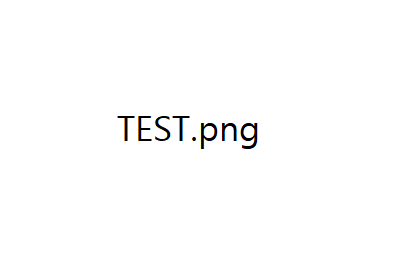
#> input picture Image/test.png, 413 x 271 px
$ python opencv_processing.py
#> lines starting #> are read from the running program, lines starting #| are printed output that depends on the picture; after the words box and inside, x2 and y2 are one past the last pixel; in counts of white or black regions, pixels touching at a corner belong together
import cv2
import numpy as np

img = cv2.imread('test.png') # Read Image
#> img is the input picture: shape (271, 413, 3); mean B, G, R 252.8, 252.8, 252.8

kernel = np.ones((5,5),np.uint8)

# Processing Image Here
imgGray=cv2.cvtColor(img,cv2.COLOR_BGR2GRAY)          # Convert to Gray
imgBlur=cv2.GaussianBlur(imgGray,(7,7),5)             # Convert to Blur
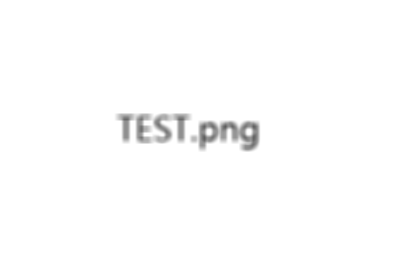
#> imgBlur: shape (271, 413); min 93, max 255, mean 252.8
imgED  =cv2.Canny(imgBlur,150,100)                    # Detect Edges in Image
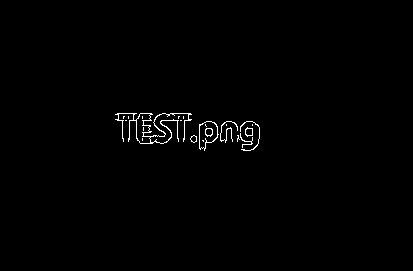
#> imgED: shape (271, 413); 0.78% white in thin lines or dots, all inside (x1, y1, x2, y2) = (115, 113, 260, 151)
imgDia =cv2.dilate(imgED,kernel,iterations=1)         # Dialation = for increase thickness of edge
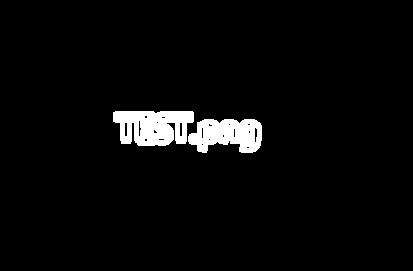
#> imgDia: shape (271, 413); 3.6% white; 2 white regions, box (x1, y1, x2, y2) and area: (113, 111, 194, 146) 2219, (188, 119, 262, 153) 1855
imgEro =cv2.erode(imgDia,kernel,iterations=1)         # Dialation = for decrease thickness of edge
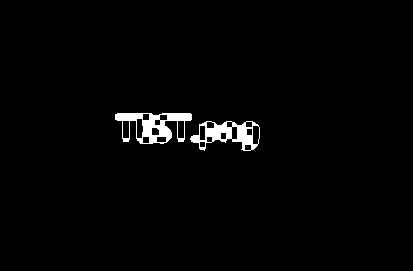
#> imgEro: shape (271, 413); 1.8% white; 2 white regions, box (x1, y1, x2, y2) and area: (115, 113, 192, 144) 1127, (190, 121, 260, 151) 931

# Show Image Here
cv2.imshow("Image",img)
cv2.imshow("Image Gray",imgGray)
cv2.imshow("Image Blur",imgBlur)
cv2.imshow("Image ED",imgED)
cv2.imshow("Image Dia",imgDia)
cv2.imshow("Image Ero",imgEro)

# Waitkey to stop
cv2.waitKey(0)
